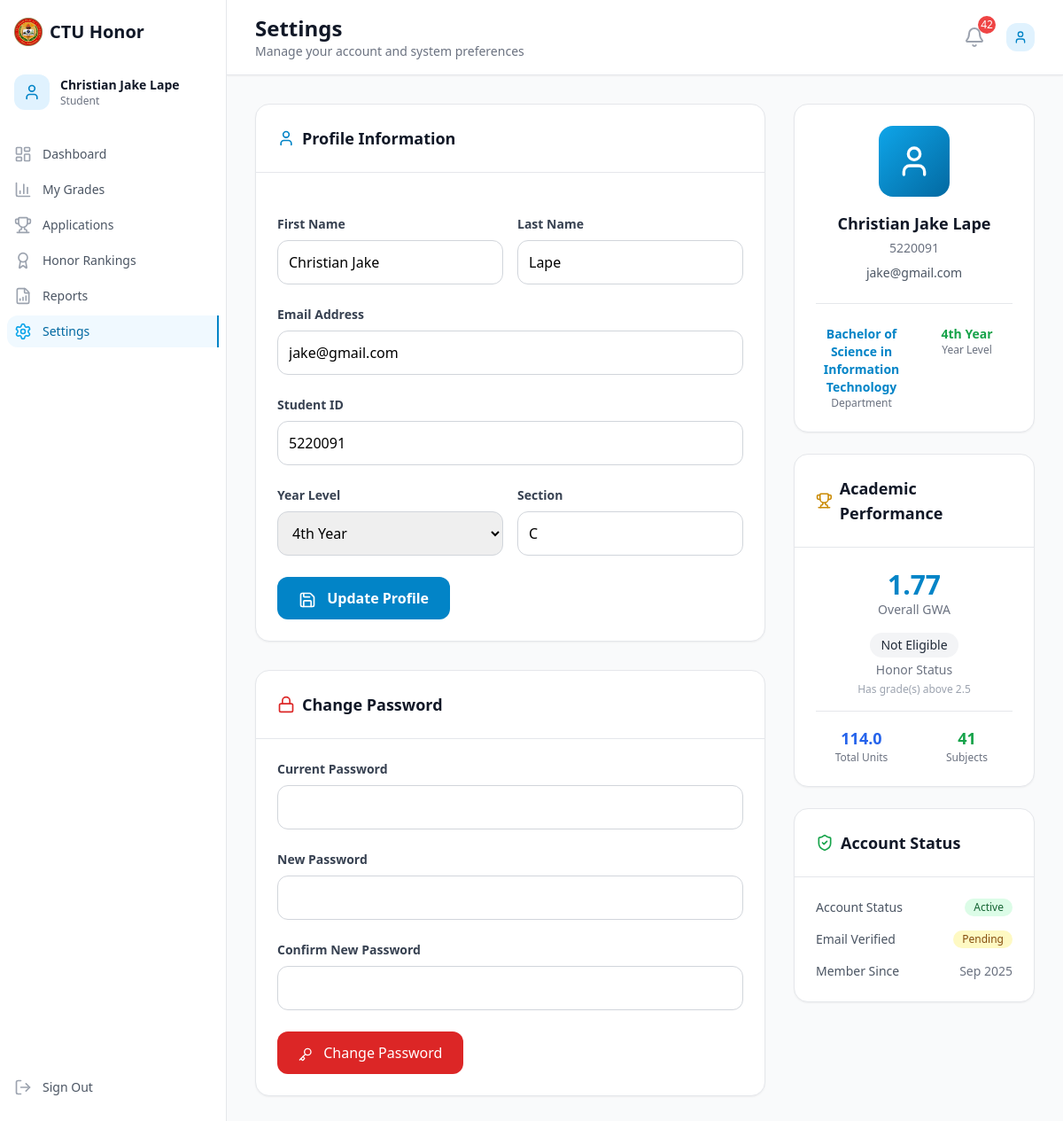
The app's page /student/settings.php (signed in) with its own data.
### tables this page shows
CREATE TABLE `users` (
  `id` int NOT NULL COMMENT 'Unique user identifier',
  `student_id` varchar(255) DEFAULT NULL,
  `email` varchar(100) NOT NULL COMMENT 'User email address (login credential)',
  `password` varchar(255) NOT NULL COMMENT 'Hashed password using password_hash()',
  `first_name` varchar(50) NOT NULL COMMENT 'User first name',
  `last_name` varchar(50) NOT NULL COMMENT 'User last name',
  `middle_name` varchar(50) DEFAULT NULL COMMENT 'User middle name (optional)',
  `role` enum('student','adviser','chairperson') NOT NULL DEFAULT 'student',
  `department` varchar(100) DEFAULT NULL COMMENT 'Academic department (e.g., Computer Science)',
  `college` varchar(100) DEFAULT NULL COMMENT 'College (e.g., College of Technology)',
  `course` varchar(150) DEFAULT NULL COMMENT 'Course/Program',
  `major` varchar(100) DEFAULT NULL COMMENT 'Major/Specialization',
  `year_level` int DEFAULT NULL COMMENT 'Student year level (1-4, null for non-students)',
  `section` varchar(100) DEFAULT NULL COMMENT 'Student/Adviser sections (JSON array or single value)',
  `contact_number` varchar(15) DEFAULT NULL COMMENT 'Phone/mobile number',
  `address` text COMMENT 'Complete address',
  `status` enum('active','inactive','suspended') DEFAULT 'active' COMMENT 'Account status',
  `email_verified` tinyint(1) DEFAULT '0' COMMENT 'Email verification status',
  `last_login` timestamp NULL DEFAULT NULL COMMENT 'Last login timestamp',
  `created_at` timestamp NULL DEFAULT CURRENT_TIMESTAMP COMMENT 'Account creation date',
  `updated_at` timestamp NULL DEFAULT CURRENT_TIMESTAMP ON UPDATE CURRENT_TIMESTAMP COMMENT 'Last update date',
  `program_id` int DEFAULT NULL
);

### student/settings.php (the view, shortened to what the rows shown need)
<?php
$database = new Database();
$db = $database->getConnection();
$user = new User($db);
$user_id = $_SESSION['user_id'];
$user_data = $user->findById($user_id);
function getOrdinalSuffix($number) {
    $ends = array('th','st','nd','rd','th','th','th','th','th','th');
    if ((($number % 100) >= 11) && (($number % 100) <= 13))
        return 'th';
    else
        return $ends[$number % 10];
}
?>
<!DOCTYPE html>
<html lang="en">
<head>
    <script src="https://cdn.tailwindcss.com"></script>
</head>
<body class="bg-gray-50">
    <div class="flex h-screen">
        <div class="flex flex-col flex-1 overflow-hidden">
            <header class="bg-white shadow-sm border-b border-gray-200">
                <div class="flex items-center justify-between px-4 py-4 sm:px-6 lg:px-8">
                    <div class="flex items-center">
                        <div class="ml-4 md:ml-0">
                            <h1 class="text-2xl font-bold text-gray-900">Settings</h1>
                        </div>
                    </div>
                </div>
            </header>
            <main class="flex-1 overflow-y-auto">
                <div class="p-4 sm:p-6 lg:p-8">
                    <div class="grid grid-cols-1 lg:grid-cols-3 gap-8">
                        <div class="lg:col-span-2">
                            <div class="bg-white rounded-2xl shadow-sm border border-gray-200">
                                <div class="p-6">
                                    <form method="POST" class="space-y-6">
                                        <div class="grid grid-cols-1 md:grid-cols-2 gap-4">
                                            <div>
                                                <label for="first_name" class="block text-sm font-semibold text-gray-700 mb-2">First Name</label>
                                                <input type="text" id="first_name" name="first_name" required
                                                       class="block w-full px-3 py-3 border border-gray-300 rounded-xl focus:ring-2 focus:ring-primary-500 focus:border-primary-500 transition-colors"
                                                       value="<?php echo htmlspecialchars($user_data['first_name']); ?>">
                                            </div>
                                            <div>
                                                <label for="last_name" class="block text-sm font-semibold text-gray-700 mb-2">Last Name</label>
                                                <input type="text" id="last_name" name="last_name" required
                                                       class="block w-full px-3 py-3 border border-gray-300 rounded-xl focus:ring-2 focus:ring-primary-500 focus:border-primary-500 transition-colors"
                                                       value="<?php echo htmlspecialchars($user_data['last_name']); ?>">
                                            </div>
                                        </div>
                                        <div>
                                            <label for="email" class="block text-sm font-semibold text-gray-700 mb-2">Email Address</label>
                                            <input type="email" id="email" name="email" required
                                                   class="block w-full px-3 py-3 border border-gray-300 rounded-xl focus:ring-2 focus:ring-primary-500 focus:border-primary-500 transition-colors"
                                                   value="<?php echo htmlspecialchars($user_data['email']); ?>">
                                        </div>
                                        <div>
                                            <label for="student_id" class="block text-sm font-semibold text-gray-700 mb-2">Student ID</label>
                                            <input type="text" id="student_id" name="student_id" required
                                                   class="block w-full px-3 py-3 border border-gray-300 rounded-xl focus:ring-2 focus:ring-primary-500 focus:border-primary-500 transition-colors"
                                                   value="<?php echo htmlspecialchars($user_data['student_id'] ?: ''); ?>">
                                        </div>
                                        <div class="grid grid-cols-1 md:grid-cols-2 gap-4">
                                            <div>
                                                <label for="year_level" class="block text-sm font-semibold text-gray-700 mb-2">Year Level</label>
                                                <select id="year_level" name="year_level"
                                                        class="block w-full px-3 py-3 border border-gray-300 rounded-xl focus:ring-2 focus:ring-primary-500 focus:border-primary-500 transition-colors">
                                                    <option value="4" <?php echo $user_data['year_level'] == 4 ? 'selected' : ''; ?>>4th Year</option>
                                                </select>
                                            </div>
                                            <div>
                                                <label for="section" class="block text-sm font-semibold text-gray-700 mb-2">Section</label>
                                                <input type="text" id="section" name="section"
                                                       class="block w-full px-3 py-3 border border-gray-300 rounded-xl focus:ring-2 focus:ring-primary-500 focus:border-primary-500 transition-colors"
                                                       placeholder="e.g., CS-3A" value="<?php echo htmlspecialchars($user_data['section'] ?: ''); ?>">
                                            </div>
                                        </div>
                                    </form>
                                </div>
                            </div>
                        </div>
                        <div class="space-y-6">
                            <div class="bg-white rounded-2xl shadow-sm border border-gray-200">
                                <div class="p-6 text-center">
                                    <div class="w-20 h-20 bg-gradient-to-br from-primary-500 to-primary-700 rounded-2xl mx-auto mb-4 flex items-center justify-center">
                                        <i data-lucide="user" class="w-10 h-10 text-white"></i>
                                    </div>
                                    <h3 class="text-lg font-semibold text-gray-900 mb-1"><?php echo htmlspecialchars($user_data['first_name'] . ' ' . $user_data['last_name']); ?></h3>
                                    <p class="text-sm text-gray-500 mb-2"><?php echo htmlspecialchars($user_data['student_id'] ?: 'Student ID not set'); ?></p>
                                    <p class="text-sm text-gray-600"><?php echo htmlspecialchars($user_data['email']); ?></p>
                                    <div class="mt-6 pt-6 border-t border-gray-200">
                                        <div class="grid grid-cols-2 gap-4 text-center">
                                            <div>
                                                <div class="text-sm font-semibold text-primary-600"><?php echo htmlspecialchars($user_data['department'] ?: 'Not set'); ?></div>
                                                <div class="text-xs text-gray-500">Department</div>
                                            </div>
                                            <div>
                                                <div class="text-sm font-semibold text-green-600"><?php echo $user_data['year_level'] ? $user_data['year_level'] . getOrdinalSuffix($user_data['year_level']) . ' Year' : 'Not set'; ?></div>
                                                <div class="text-xs text-gray-500">Year Level</div>
                                            </div>
                                        </div>
                                    </div>
                                </div>
                            </div>
                            <div class="bg-white rounded-2xl shadow-sm border border-gray-200">
                                <div class="p-6 space-y-4">
                                    <div class="flex justify-between items-center">
                                        <span class="text-sm text-gray-600">Account Status</span>
                                        <span class="inline-flex items-center px-2.5 py-0.5 rounded-full text-xs font-medium <?php echo $user_data['status'] === 'active' ? 'bg-green-100 text-green-800' : 'bg-gray-100 text-gray-800'; ?>">
                                            <?php echo ucfirst($user_data['status']); ?>
                                        </span>
                                    </div>
                                    <div class="flex justify-between items-center">
                                        <span class="text-sm text-gray-600">Member Since</span>
                                        <span class="text-sm text-gray-500"><?php echo date('M Y', strtotime($user_data['created_at'])); ?></span>
                                    </div>
                                </div>
                            </div>
                        </div>
                    </div>
                </div>
            </main>
        </div>
    </div>
</body>
</html>

### records on screen
users: first_name "Christian Jake", last_name "Lape", email "jake@gmail.com", student_id "5220091", year_level "4th Year", section "C", first_name+last_name "Christian Jake Lape", student "5220091", department "Bachelor of Science in Information Technology", year_level "4", year_level "th", status "Active", created_at "Sep 2025"

### other values on screen
$_SESSION['first_name'] "Christian Jake"
$_SESSION['last_name'] "Lape"
$unread_count "42"
floor($gwa_data['gwa'] * 100) / 100 "1.77"
$honor_status "Not Eligible"
$honor_criteria "Has grade(s) above 2.5"
$gwa_data['total_units'] "114.0"
$gwa_data['subjects_count'] "41"
